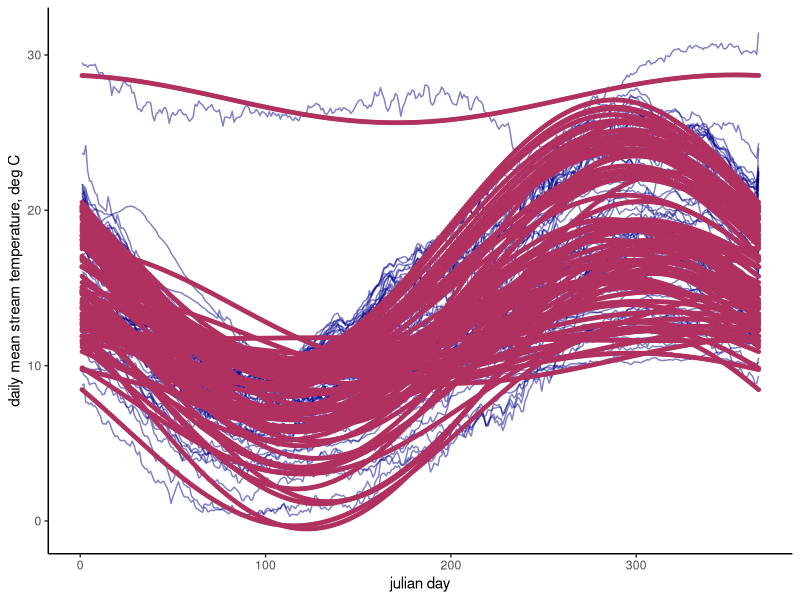
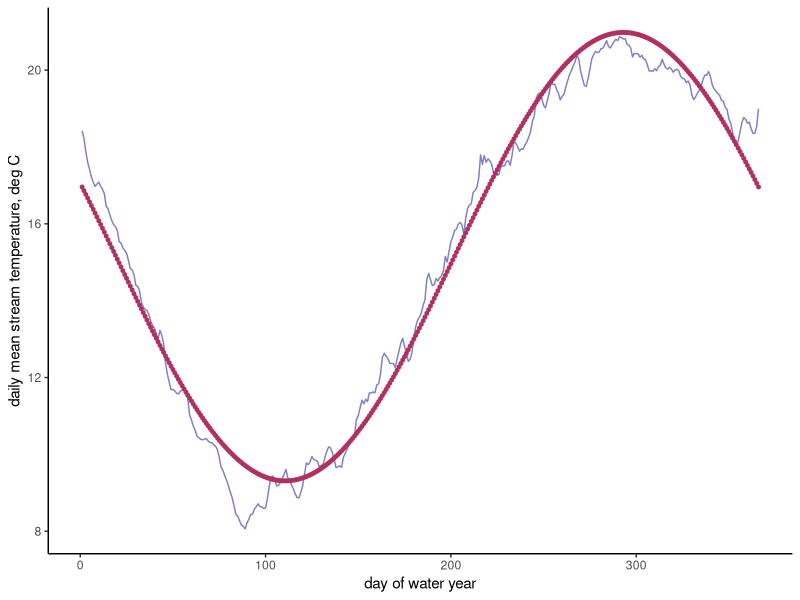
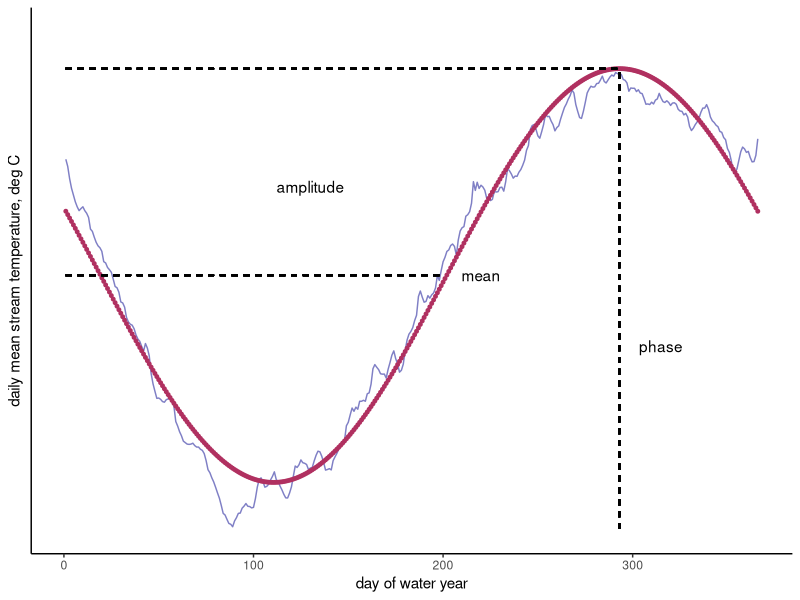
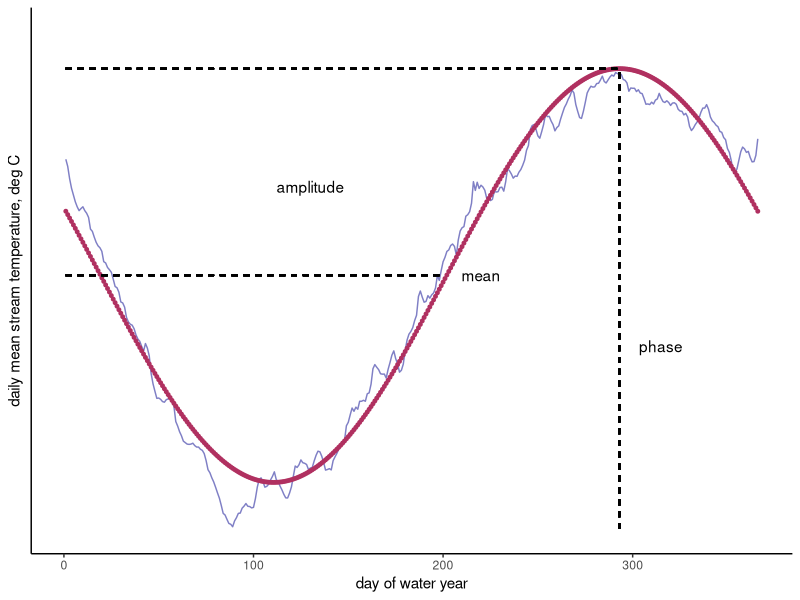

R code for these plots, in order:

# Code description --------------------------------------------------------

# This code is to create or tweak figures for Willis, Peek, and Rypel (in development).


# Libraries ---------------------------------------------------------------

library(tidyverse)


# Figure 1: Thermal regime model ------------------------------------------

all_sites_model_data <- read_csv(file = "output/models/thermal_regime_models_daily.csv")

ggplot(data = all_sites_model_data) +
  geom_line(aes(x=DOWY, y = mean_temp_C, group=station_id), color="darkblue", alpha=0.5) +
  geom_point(aes(x=DOWY, y = model_avg_daily_temp_C, group=station_id), color="maroon", size=1)+
  labs(x = "julian day", y = "daily mean stream temperature, deg C") +
  theme_classic()

Sac_11390500_model_data <- all_sites_model_data %>% 
  filter(station_id == 11390500)

ggplot(data = Sac_11390500_model_data) +
  geom_line(aes(x=DOWY, y = mean_temp_C, group=station_id), color="darkblue", alpha=0.5) +
  geom_point(aes(x=DOWY, y = model_avg_daily_temp_C, group=station_id), color="maroon", size=1)+
  labs(x = "day of water year", y = "daily mean stream temperature, deg C") +
  theme_classic()

annual_mean <- mean(Sac_11390500_model_data$model_avg_daily_temp_C)
annual_max <- max(Sac_11390500_model_data$model_avg_daily_temp_C)
amplitude <- annual_max - annual_mean
day_of_annual_max <- Sac_11390500_model_data[Sac_11390500_model_data$model_avg_daily_temp_C == annual_max, 2]

#Still want to add a double-headed arrouw to show the amplitude

ggplot(data = Sac_11390500_model_data) +
  geom_line(aes(x=DOWY, y = mean_temp_C, group=station_id), color="darkblue", alpha=0.5) +
  geom_point(aes(x=DOWY, y = model_avg_daily_temp_C, group=station_id), color="maroon", size=1)+
  geom_segment(aes(x = 293, y = 8, xend = 293, yend = annual_max), linetype = "dashed") +
  geom_segment(aes(x = 1, y = annual_mean, xend = 200, yend = annual_mean), linetype = "dashed") +
  geom_segment(aes(x = 1, y = annual_max, xend = 293, yend = annual_max), linetype = "dashed") +
  ylim(8,22) +
  xlim(1,366) +
  labs(x = "day of water year", y = "daily mean stream temperature, deg C") +
  annotate("text", x = 220, y = annual_mean, label = "mean") +
  annotate("text", x = 130, y = annual_mean+2.5, label = "amplitude") +
  annotate("text", x = 315, y = annual_mean-2, label = "phase") +
  theme_classic() +
  theme(axis.text.y = element_blank(), axis.ticks.y = element_blank())

ggsave("output/figures/Fig_1_thermal_regime_model.jpeg", width = 6, height = 3.5, units = "in", dpi=300)
